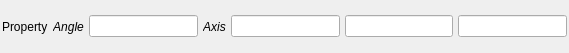
<?xml version="1.0" encoding="UTF-8"?>
<ui version="4.0">
 <class>AxisAngleWidget</class>
 <widget class="QFrame" name="AxisAngleWidget">
  <property name="geometry">
   <rect>
    <x>0</x>
    <y>0</y>
    <width>569</width>
    <height>53</height>
   </rect>
  </property>
  <layout class="QHBoxLayout" name="horizontalLayout">
   <property name="spacing">
    <number>5</number>
   </property>
   <property name="margin">
    <number>2</number>
   </property>
   <item>
    <widget class="QLabel" name="label">
     <property name="text">
      <string>Property</string>
     </property>
    </widget>
   </item>
   <item>
    <widget class="QLabel" name="angleLable">
     <property name="font">
      <font>
       <italic>true</italic>
      </font>
     </property>
     <property name="text">
      <string>Angle</string>
     </property>
     <property name="alignment">
      <set>Qt::AlignCenter</set>
     </property>
    </widget>
   </item>
   <item>
    <widget class="QLineEdit" name="angle"/>
   </item>
   <item>
    <widget class="QLabel" name="axisLabel">
     <property name="font">
      <font>
       <italic>true</italic>
      </font>
     </property>
     <property name="text">
      <string>Axis</string>
     </property>
     <property name="alignment">
      <set>Qt::AlignCenter</set>
     </property>
    </widget>
   </item>
   <item>
    <widget class="QLineEdit" name="axis_i"/>
   </item>
   <item>
    <widget class="QLineEdit" name="axis_j"/>
   </item>
   <item>
    <widget class="QLineEdit" name="axis_k"/>
   </item>
  </layout>
 </widget>
 <resources>
  <include location="../../../../Resources/icons/images/Icons.qrc"/>
 </resources>
 <connections/>
</ui>
